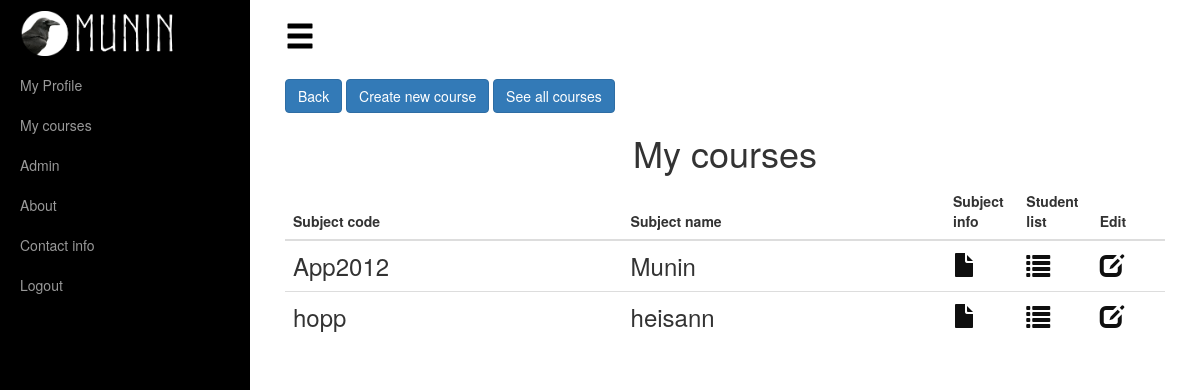
Before: /lectures/ (signed in) with the older database file.
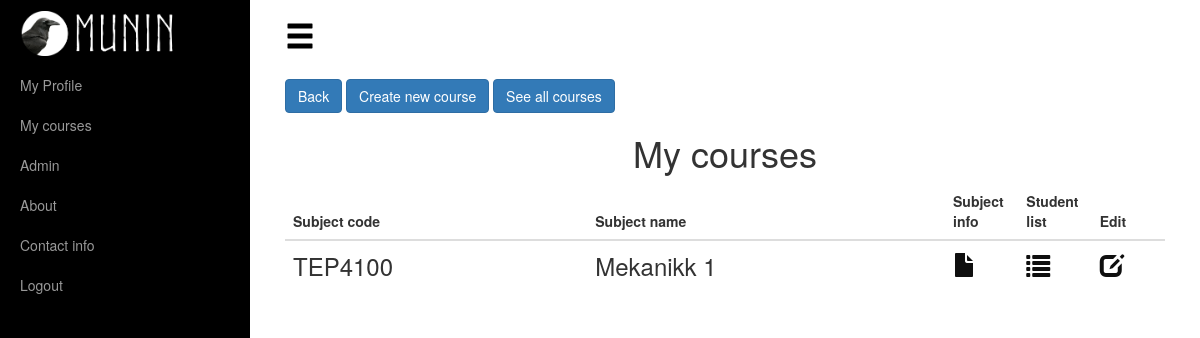
After: the same page with the newer database file.
### apps/courses/models.py (models this page shows, shortened)
class Course(models.Model):
    name = models.CharField(max_length=50)
    course_id = models.CharField(max_length=7)
    lecturer = models.ForeignKey(User)
    hexcolour = models.CharField(max_length=7, default='#1b6d85')
    YEAR_CHOICES = []
    for r in range(2000, (datetime.datetime.now().year + 2)):
        YEAR_CHOICES.append((r, r))
    year = models.IntegerField(choices=YEAR_CHOICES)
    about = models.TextField(blank=True)
    examDate = models.DateField(blank=True, null=True)

### apps/courses/views.py (the view)
# urls.py: url(r'^lectures/$', lecture, name="lecture"),
@login_required
def lecture(request):
    user = request.user
    user_lectures = Course.objects.all().filter(lecturer=user)
    return render(request, "staticpages/../../templates/courses/lectures.html", {'lectures':user_lectures})

### apps/staticpages/models.py (called while the page is built)
    def __str__(self):
        return self.abbriviation

### templates/courses/lectures.html (shortened to what this page needs)
{% extends "base.html" %}
{% load static %}
{% block content %}
    <div class="align-left" style="padding-top: 25px">
        <input class="btn btn-primary" type=button value="Back" onClick="history.go(-1);">
        <a id="" href="new/" class="btn btn-primary">Create new course</a>
        <a id="" href="/subjects/search" class="btn btn-primary">See all courses</a>
    </div>
    <h1 class="text-center">My courses </h1>
   <table class="table table-responsive table-hover">
            <thead>
                <tr>
                    <th>Subject code</th>
                    <th>Subject name</th>
                    <th class="col-xs-1">Subject info</th>
                    <th class="col-xs-1">Student list</th>
                    <th class="col-xs-1">Edit</th>
                </tr>
            </thead>
            <tbody class="list">
                {% for subject in lectures %}
                <tr>
                    <td class="id">{{ subject.course_id }}</td>
                    <td class="name">{{ subject.name }}</td>
                    <td><a href="/subjects/{{ subject.pk }}/info"><span class="glyphicon glyphicon-file" aria-hidden="true"></span></a></td>
                    <td><a href="/subjects/{{ subject.pk }}/participants"><span class="glyphicon glyphicon-list" aria-hidden="true"></span></a></td>
                    <td><a href="{{ subject.pk }}/edit"><span class="glyphicon glyphicon-edit" aria-hidden="true"></span></a></td>
                </tr>
            {% endfor %}
            </tbody>
        </table>
{% endblock content %}

Changed rows visible on the page:
removed Course: course_id "App2012", name "Munin"
removed Course: course_id "hopp", name "heisann"
added Course: course_id "TEP4100", name "Mekanikk 1"
